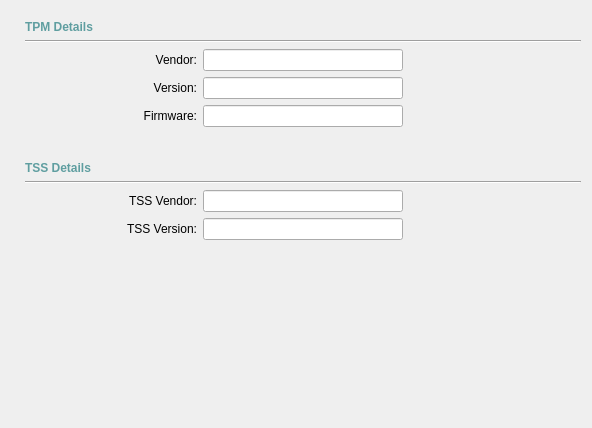
           <widget class="QWidget" name="tab2_20">
            <attribute name="title">
             <string>Deta&amp;ils</string>
            </attribute>
            <layout class="QVBoxLayout" name="verticalLayout_22">
             <property name="leftMargin">
              <number>25</number>
             </property>
             <property name="topMargin">
              <number>20</number>
             </property>
             <item>
              <layout class="QVBoxLayout" name="verticalLayout_21">
               <item>
                <widget class="QLabel" name="label_269">
                 <property name="text">
                  <string>&lt;html&gt;&lt;head&gt;&lt;meta name=&quot;qrichtext&quot; content=&quot;1&quot; /&gt;&lt;style type=&quot;text/css&quot;&gt;
p, li { white-space: pre-wrap; }
&lt;/style&gt;&lt;/head&gt;&lt;body style=&quot; font-family:'Sans Serif'; font-size:9pt; font-weight:400; font-style:normal;&quot;&gt;
&lt;p style=&quot; margin-top:0px; margin-bottom:0px; margin-left:0px; margin-right:0px; -qt-block-indent:0; text-indent:0px;&quot;&gt;&lt;span style=&quot; font-weight:600; color:#5f9ea0;&quot;&gt;TPM Details&lt;/span&gt;&lt;/p&gt;&lt;/body&gt;&lt;/html&gt;</string>
                 </property>
                </widget>
               </item>
               <item>
                <widget class="Line" name="line_12">
                 <property name="orientation">
                  <enum>Qt::Horizontal</enum>
                 </property>
                </widget>
               </item>
               <item>
                <layout class="QHBoxLayout" name="horizontalLayout_22">
                 <item>
                  <spacer name="horizontalSpacer_39">
                   <property name="orientation">
                    <enum>Qt::Horizontal</enum>
                   </property>
                   <property name="sizeHint" stdset="0">
                    <size>
                     <width>118</width>
                     <height>20</height>
                    </size>
                   </property>
                  </spacer>
                 </item>
                 <item>
                  <layout class="QGridLayout" name="_25">
                   <item row="0" column="0">
                    <widget class="QLabel" name="label_270">
                     <property name="text">
                      <string>Vendor:</string>
                     </property>
                     <property name="alignment">
                      <set>Qt::AlignRight|Qt::AlignTrailing|Qt::AlignVCenter</set>
                     </property>
                    </widget>
                   </item>
                   <item row="0" column="1">
                    <widget class="QLineEdit" name="tpmVendor">
                     <property name="enabled">
                      <bool>true</bool>
                     </property>
                     <property name="minimumSize">
                      <size>
                       <width>200</width>
                       <height>0</height>
                      </size>
                     </property>
                     <property name="readOnly">
                      <bool>true</bool>
                     </property>
                    </widget>
                   </item>
                   <item row="1" column="0">
                    <widget class="QLabel" name="label_276">
                     <property name="text">
                      <string>Version:</string>
                     </property>
                     <property name="alignment">
                      <set>Qt::AlignRight|Qt::AlignTrailing|Qt::AlignVCenter</set>
                     </property>
                    </widget>
                   </item>
                   <item row="1" column="1">
                    <widget class="QLineEdit" name="tpmVersion">
                     <property name="readOnly">
                      <bool>true</bool>
                     </property>
                    </widget>
                   </item>
                   <item row="2" column="0">
                    <widget class="QLabel" name="label_284">
                     <property name="text">
                      <string>Firmware:</string>
                     </property>
                     <property name="alignment">
                      <set>Qt::AlignRight|Qt::AlignTrailing|Qt::AlignVCenter</set>
                     </property>
                    </widget>
                   </item>
                   <item row="2" column="1">
                    <widget class="QLineEdit" name="tpmFirmware">
                     <property name="readOnly">
                      <bool>true</bool>
                     </property>
                    </widget>
                   </item>
                  </layout>
                 </item>
                 <item>
                  <spacer name="horizontalSpacer_40">
                   <property name="orientation">
                    <enum>Qt::Horizontal</enum>
                   </property>
                   <property name="sizeHint" stdset="0">
                    <size>
                     <width>178</width>
                     <height>20</height>
                    </size>
                   </property>
                  </spacer>
                 </item>
                </layout>
               </item>
               <item>
                <spacer name="verticalSpacer_26">
                 <property name="orientation">
                  <enum>Qt::Vertical</enum>
                 </property>
                 <property name="sizeHint" stdset="0">
                  <size>
                   <width>20</width>
                   <height>28</height>
                  </size>
                 </property>
                </spacer>
               </item>
               <item>
                <widget class="QLabel" name="label_285">
                 <property name="text">
                  <string>&lt;html&gt;&lt;head&gt;&lt;meta name=&quot;qrichtext&quot; content=&quot;1&quot; /&gt;&lt;style type=&quot;text/css&quot;&gt;
p, li { white-space: pre-wrap; }
&lt;/style&gt;&lt;/head&gt;&lt;body style=&quot; font-family:'Sans Serif'; font-size:9pt; font-weight:400; font-style:normal;&quot;&gt;
&lt;p style=&quot; margin-top:0px; margin-bottom:0px; margin-left:0px; margin-right:0px; -qt-block-indent:0; text-indent:0px;&quot;&gt;&lt;span style=&quot; font-weight:600; color:#5f9ea0;&quot;&gt;TSS Details&lt;/span&gt;&lt;/p&gt;&lt;/body&gt;&lt;/html&gt;</string>
                 </property>
                </widget>
               </item>
               <item>
                <widget class="Line" name="line_13">
                 <property name="orientation">
                  <enum>Qt::Horizontal</enum>
                 </property>
                </widget>
               </item>
               <item>
                <layout class="QHBoxLayout" name="horizontalLayout_23">
                 <item>
                  <spacer name="horizontalSpacer_41">
                   <property name="orientation">
                    <enum>Qt::Horizontal</enum>
                   </property>
                   <property name="sizeHint" stdset="0">
                    <size>
                     <width>98</width>
                     <height>20</height>
                    </size>
                   </property>
                  </spacer>
                 </item>
                 <item>
                  <layout class="QGridLayout" name="_26">
                   <item row="0" column="0">
                    <widget class="QLabel" name="label_286">
                     <property name="text">
                      <string>TSS Vendor:</string>
                     </property>
                     <property name="alignment">
                      <set>Qt::AlignRight|Qt::AlignTrailing|Qt::AlignVCenter</set>
                     </property>
                    </widget>
                   </item>
                   <item row="0" column="1">
                    <widget class="QLineEdit" name="tssVendor">
                     <property name="readOnly">
                      <bool>true</bool>
                     </property>
                    </widget>
                   </item>
                   <item row="1" column="0">
                    <widget class="QLabel" name="label_287">
                     <property name="text">
                      <string>TSS Version:</string>
                     </property>
                     <property name="alignment">
                      <set>Qt::AlignRight|Qt::AlignTrailing|Qt::AlignVCenter</set>
                     </property>
                    </widget>
                   </item>
                   <item row="1" column="1">
                    <widget class="QLineEdit" name="tssVersion">
                     <property name="minimumSize">
                      <size>
                       <width>200</width>
                       <height>0</height>
                      </size>
                     </property>
                     <property name="readOnly">
                      <bool>true</bool>
                     </property>
                    </widget>
                   </item>
                  </layout>
                 </item>
                 <item>
                  <spacer name="horizontalSpacer_42">
                   <property name="orientation">
                    <enum>Qt::Horizontal</enum>
                   </property>
                   <property name="sizeHint" stdset="0">
                    <size>
                     <width>178</width>
                     <height>20</height>
                    </size>
                   </property>
                  </spacer>
                 </item>
                </layout>
               </item>
              </layout>
             </item>
             <item>
              <spacer name="verticalSpacer_27">
               <property name="orientation">
                <enum>Qt::Vertical</enum>
               </property>
               <property name="sizeHint" stdset="0">
                <size>
                 <width>20</width>
                 <height>177</height>
                </size>
               </property>
              </spacer>
             </item>
            </layout>
           </widget>
